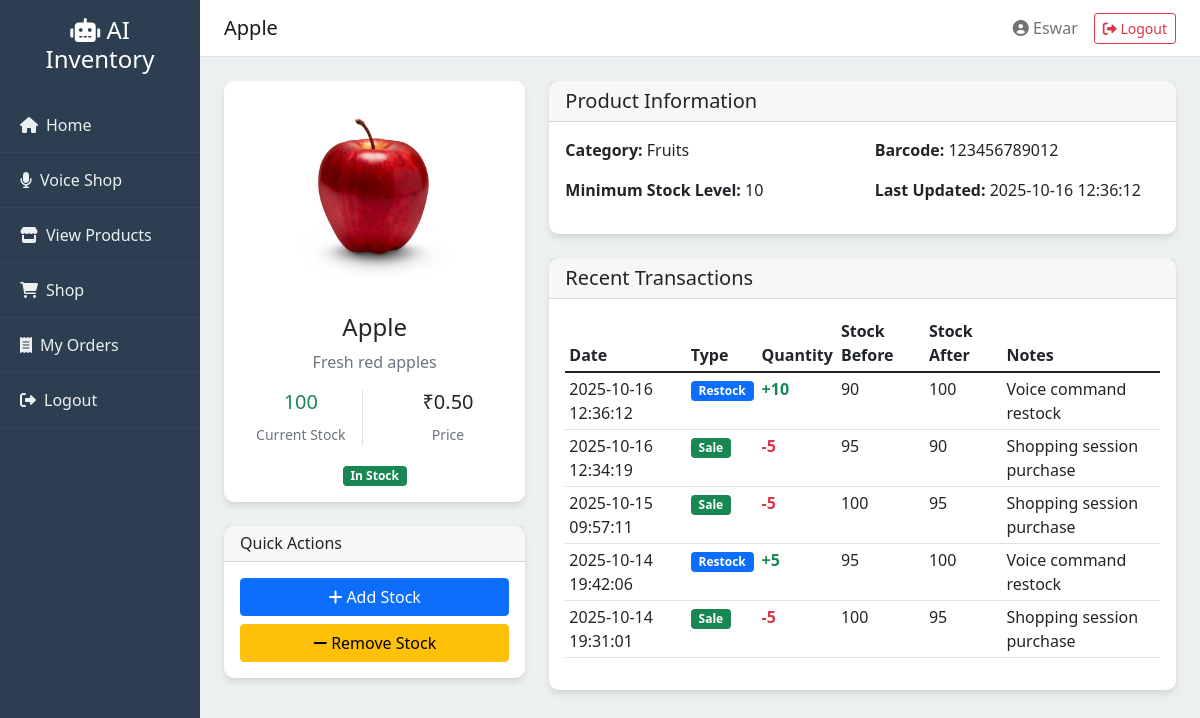
/product/1 (signed in), run on the app's committed database.
### tables this page shows
CREATE TABLE products (
            id INTEGER PRIMARY KEY AUTOINCREMENT,
            name TEXT NOT NULL,
            description TEXT,
            category TEXT,
            price REAL,
            current_stock INTEGER DEFAULT 0,
            min_stock_level INTEGER DEFAULT 5,
            image_path TEXT,
            barcode TEXT,
            created_at TIMESTAMP DEFAULT CURRENT_TIMESTAMP,
            updated_at TIMESTAMP DEFAULT CURRENT_TIMESTAMP
        );

CREATE TABLE transactions (
            id INTEGER PRIMARY KEY AUTOINCREMENT,
            product_id INTEGER,
            transaction_type TEXT, -- 'sale', 'restock', 'adjustment'
            quantity INTEGER,
            previous_stock INTEGER,
            new_stock INTEGER,
            timestamp TIMESTAMP DEFAULT CURRENT_TIMESTAMP,
            notes TEXT,
            FOREIGN KEY (product_id) REFERENCES products (id)
        );

### app.py (the view)
@app.route('/product/<int:product_id>')
def product_detail(product_id):
    if 'user_id' not in session:
        return redirect(url_for('login'))
    conn = get_db_connection()
    product = conn.execute('SELECT * FROM products WHERE id = ?', (product_id,)).fetchone()
    transactions = conn.execute('''
        SELECT * FROM transactions
        WHERE product_id = ?
        ORDER BY timestamp DESC
        LIMIT 20
    ''', (product_id,)).fetchall()
    conn.close()
    return render_template('product_detail.html', product=product, transactions=transactions)

### app.py (called while the page is built)
def get_db_connection():
    conn = sqlite3.connect('inventory.db')
    conn.row_factory = sqlite3.Row
    return conn

### templates/product_detail.html (shortened to what this page needs)
{% extends "base.html" %}
{% block page_title %}{{ product.name }}{% endblock %}
{% block content %}
<div class="row">
    <div class="col-md-4">
        <div class="card">
            <div class="card-body text-center">
                {% if product.image_path %}
                <img src="{{ url_for('static', filename='uploads/' + product.image_path) }}"
                     alt="{{ product.name }}" class="img-fluid rounded mb-3" style="max-height: 200px;">
                {% else %}
                <div class="bg-light rounded d-flex align-items-center justify-content-center mb-3"
                     style="height: 200px;">
                    <i class="fas fa-box fa-3x text-muted"></i>
                </div>
                {% endif %}
                <h4>{{ product.name }}</h4>
                <p class="text-muted">{{ product.description }}</p>
                <div class="row text-center mt-3">
                    <div class="col-6">
                        <div class="border-end">
                            <h5 class="{% if product.current_stock == 0 %}text-danger{% elif product.current_stock <= product.min_stock_level %}text-warning{% else %}text-success{% endif %}">
                                {{ product.current_stock }}
                            </h5>
                            <small class="text-muted">Current Stock</small>
                        </div>
                    </div>
                    <div class="col-6">
                        <h5>₹{{ "%.2f"|format(product.price) }}</h5>
                        <small class="text-muted">Price</small>
                    </div>
                </div>
                <div class="mt-3">
                    {% if product.current_stock == 0 %}
                    <span class="badge bg-danger">Out of Stock</span>
                    {% elif product.current_stock <= product.min_stock_level %}
                    <span class="badge bg-warning">Low Stock</span>
                    {% else %}
                    <span class="badge bg-success">In Stock</span>
                    {% endif %}
                </div>
            </div>
        </div>
        <div class="card mt-4">
            <div class="card-header">
                <h6 class="card-title mb-0">Quick Actions</h6>
            </div>
            <div class="card-body">
                <div class="d-grid gap-2">
                    <button class="btn btn-primary" onclick="updateStock({{ product.id }}, 'add')">
                        <i class="fas fa-plus me-1"></i>Add Stock
                    </button>
                    <button class="btn btn-warning" onclick="updateStock({{ product.id }}, 'remove')">
                        <i class="fas fa-minus me-1"></i>Remove Stock
                    </button>
                </div>
            </div>
        </div>
    </div>
    <div class="col-md-8">
        <div class="card">
            <div class="card-header">
                <h5 class="card-title mb-0">Product Information</h5>
            </div>
            <div class="card-body">
                <div class="row mb-3">
                    <div class="col-md-6">
                        <strong>Category:</strong> {{ product.category }}
                    </div>
                    <div class="col-md-6">
                        <strong>Barcode:</strong> {{ product.barcode or 'N/A' }}
                    </div>
                </div>
                <div class="row mb-3">
                    <div class="col-md-6">
                        <strong>Minimum Stock Level:</strong> {{ product.min_stock_level }}
                    </div>
                    <div class="col-md-6">
                        <strong>Last Updated:</strong> {{ product.updated_at }}
                    </div>
                </div>
            </div>
        </div>
        <div class="card mt-4">
            <div class="card-header">
                <h5 class="card-title mb-0">Recent Transactions</h5>
            </div>
            <div class="card-body">
                <div class="table-responsive">
                    <table class="table table-sm">
                        <thead>
                            <tr>
                                <th>Date</th>
                                <th>Type</th>
                                <th>Quantity</th>
                                <th>Stock Before</th>
                                <th>Stock After</th>
                                <th>Notes</th>
                            </tr>
                        </thead>
                        <tbody>
                            {% for transaction in transactions %}
                            <tr>
                                <td>{{ transaction.timestamp }}</td>
                                <td>
                                    <span class="badge
                                        {% if transaction.transaction_type == 'sale' %}bg-success
                                        {% elif transaction.transaction_type == 'restock' %}bg-primary
                                        {% else %}bg-warning{% endif %}">
                                        {{ transaction.transaction_type|title }}
                                    </span>
                                </td>
                                <td class="fw-bold {% if transaction.transaction_type == 'sale' %}text-danger{% else %}text-success{% endif %}">
                                    {% if transaction.transaction_type == 'sale' %}-{% else %}+{% endif %}{{ transaction.quantity }}
                                </td>
                                <td>{{ transaction.previous_stock }}</td>
                                <td>{{ transaction.new_stock }}</td>
                                <td>{{ transaction.notes or '-' }}</td>
                            </tr>
                            {% endfor %}
                        </tbody>
                    </table>
                </div>
            </div>
        </div>
    </div>
</div>
{% endblock %}

### templates/base.html (style rules this page uses)
.card { border: none; border-radius: 10px; box-shadow: 0 4px 6px rgba(0,0,0,0.1); }

### data on the page
products: name "Apple", image_path (picture), description "Fresh red apples", current_stock "100", price "0.50", category "Fruits", barcode "123456789012", min_stock_level "10", updated_at "2025-10-16 12:36:12"

### other printed values
{{ session['username']|capitalize }} "Eswar"
